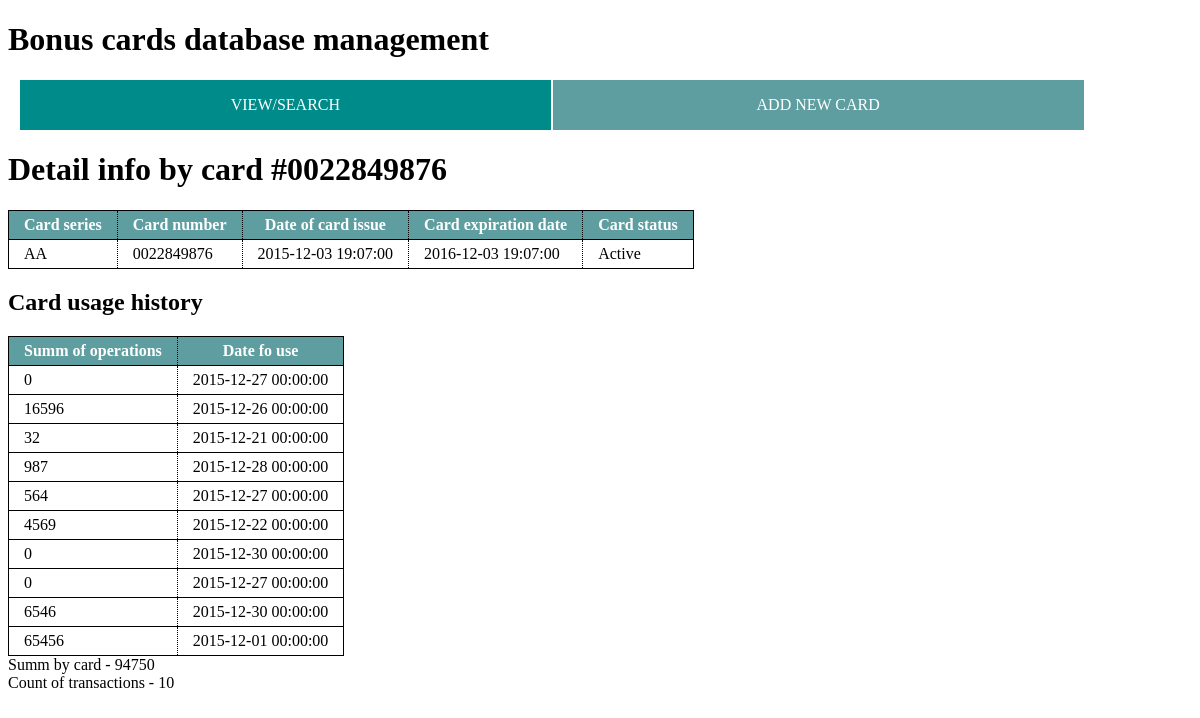
/detail.php?number=0022849876, run on the app's committed database.
### tables this page shows
CREATE TABLE IF NOT EXISTS `table_1` (
  `series` varchar(5) NOT NULL,
  `number` varchar(10) NOT NULL,
  `start_date` datetime NOT NULL,
  `end_date` datetime NOT NULL,
  `use_date` datetime NOT NULL,
  `summ` decimal(10,0) NOT NULL,
  `status` varchar(10) NOT NULL,
  PRIMARY KEY (`number`)
);

CREATE TABLE IF NOT EXISTS `operations` (
  `id` int(11) NOT NULL AUTO_INCREMENT,
  `number` int(11) NOT NULL,
  `summ` decimal(10,0) NOT NULL,
  `date` datetime NOT NULL,
  PRIMARY KEY (`id`)
);

### detail.php (the view, shortened to what this page needs)
<?php
include "header.php";
require_once ('config.php');
require_once('addSumm_class.php');
require_once('countOfSumm_class.php');
$number = $_GET['number'];
$result = $mysqli->query("SELECT series, number, start_date, end_date, status FROM table_1 WHERE number='$number'");
$rows = $result->fetch_assoc();
$result2 = $mysqli->query("SELECT summ, date FROM operations WHERE number='$number'");
echo "<h1>Detail info by card #" .$number. "</h1>";
echo "<table class='table'>";
    echo "<tr>";
        echo "<th>Card series</th>";
        echo "<th>Card number</th>";
        echo "<th>Date of card issue</th>";
        echo "<th>Card expiration date</th>";
        echo "<th>Card status</th>";
    echo "</tr>";
    echo "<tr class=''>";
        echo "<td>" .$rows['series']. "</td>";
        echo "<td>" .$rows['number']. "</td>";
        echo "<td>" .$rows['start_date']. "</td>";
        echo "<td>" .$rows['end_date']. "</td>";
        echo "<td>" .$rows['status']. "</td>";
    echo "</tr>";
echo "</table>";
echo "<h2>Card usage history</h2>";
echo "<table class='table'>";
    echo "<tr>";
        echo "<th>Summ of operations</th>";
        echo "<th>Date fo use</th>";
    echo "</tr>";
while ($rows2 = $result2->fetch_assoc()) {
    echo "<tr class=''>";
        echo "<td>" .$rows2['summ']. "</td>";
        echo "<td>" .$rows2['date']. "</td>";
    echo "</tr>";
} ;
echo "</table>";
include "footer.php";

### css/style.css (style rules this page uses)
* { box-sizing: border-box; }
.table { border-collapse: collapse; border: 1px solid black; }
.table tr { border: 1px solid black; }
.table td, .table th { border: 1px dotted black; padding: 5px 15px; }
.table th { background-color: cadetblue; color: white; }

### data on the page
table_1: series "AA", number "0022849876", start_date "2015-12-03 19:07:00", end_date "2016-12-03 19:07:00", status "Active"
operations: summ "0", date "2015-12-27 00:00:00"
operations: summ "16596", date "2015-12-26 00:00:00"
operations: summ "32", date "2015-12-21 00:00:00"
operations: summ "987", date "2015-12-28 00:00:00"
operations: summ "564", date "2015-12-27 00:00:00"
operations: summ "4569", date "2015-12-22 00:00:00"
operations: summ "0", date "2015-12-30 00:00:00"
operations: summ "0", date "2015-12-27 00:00:00"
operations: summ "6546", date "2015-12-30 00:00:00"
operations: summ "65456", date "2015-12-01 00:00:00"

### other printed values
$number "0022849876"
$sumByCard "94750"
$sumCount "10"
